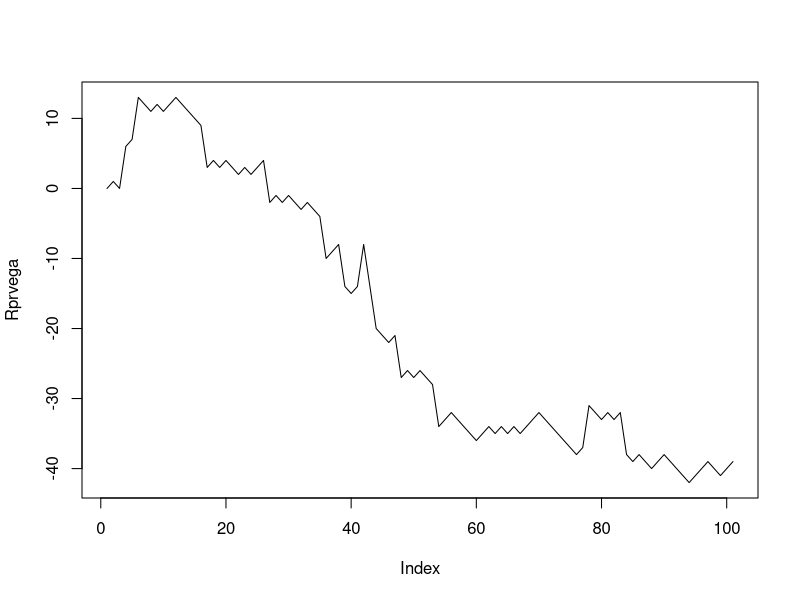
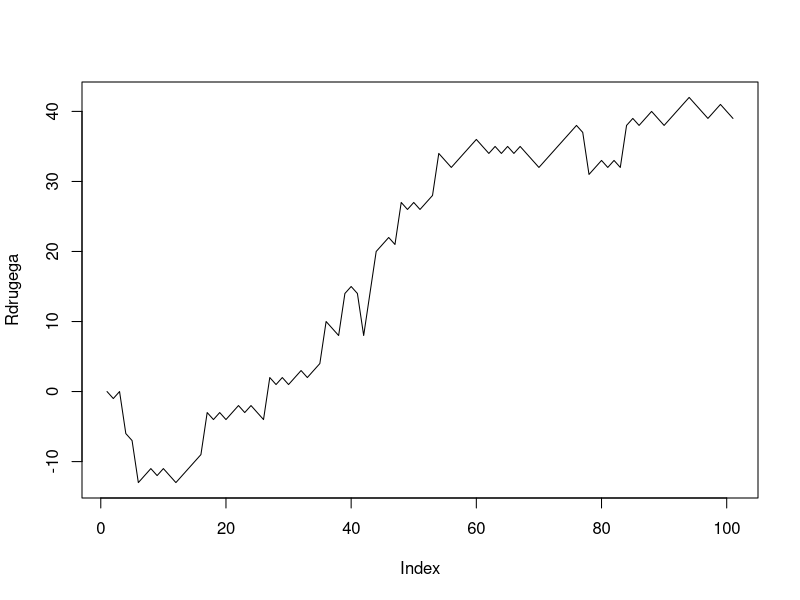
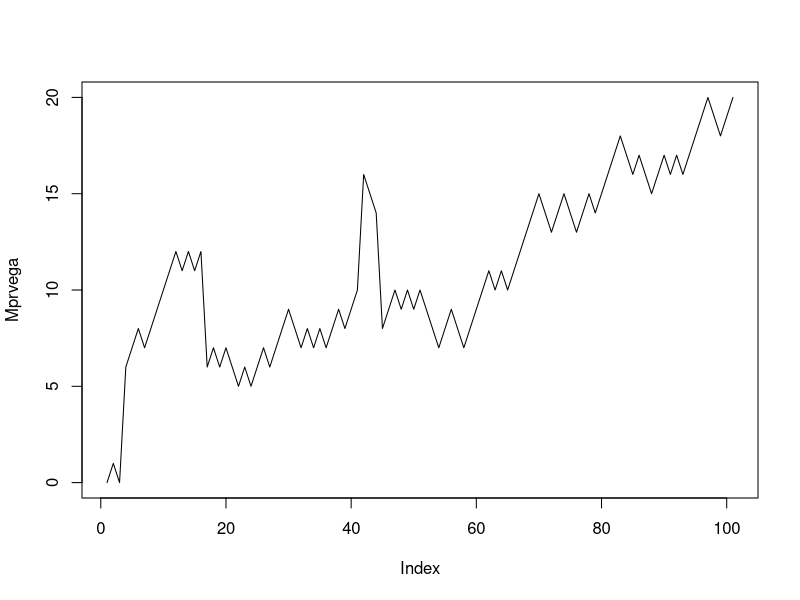
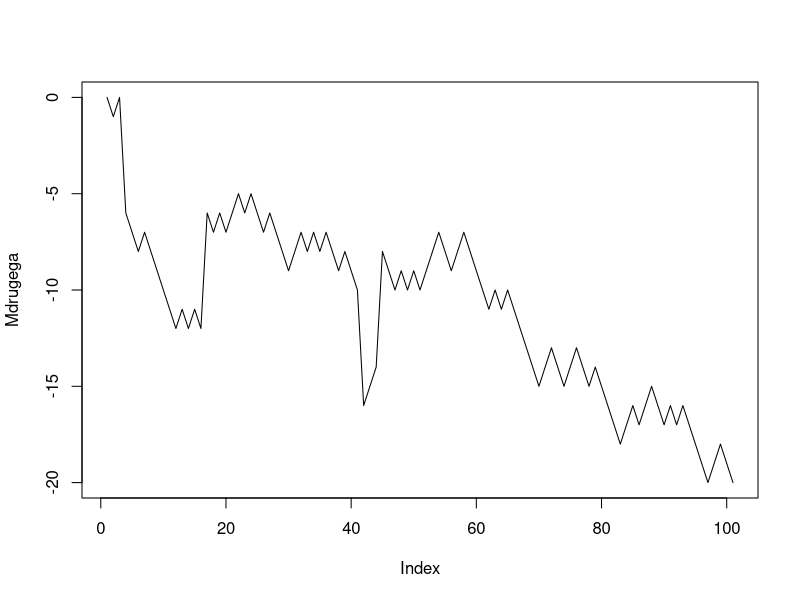
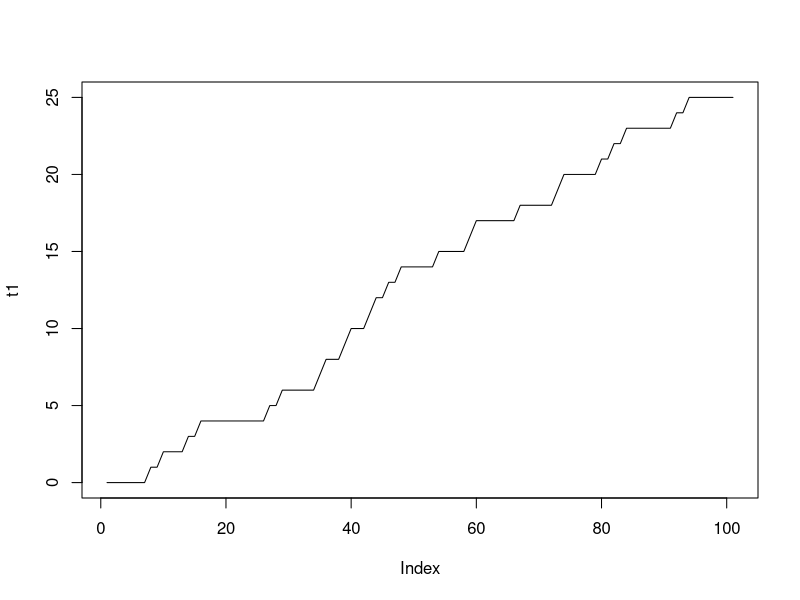

R code for these plots, in order:
#Generiramo izide neodvisnih slučjanih spremenljivk X in Y, ki sta porazdeljeni enakomerno na 
#intervalu [0,1]
X <- runif(100, min=0, max=1)
Y <- runif(100, min=0, max=1)

#La Relance
R1 <- c() #dobiček/izguba posamezne igre 1.igralca
R2 <- c() #dobiček/izguba posamezne igre 2.igralca
Rprvega <- c(0) #Spreminjaje dobička skozi igre 1.igralca
Rdrugega <- c(0) #Spreminjaje dobička skozi igre 2.igralca
B <- 5 #predpostavimo, da je B=1
V1 <- -(B^2)/(B+2)^2 #vrednost igre za 1.igralca 
c1 <- B/(B+2) #mejna vrednost za stavo 
Z1 <- 0 #število zmag 1.igralca
Z2 <- 0 #število zmag 2.igralca

for (i in 1:length(X)){
  if (X[i] > c1^2){
    if (Y[i] > c1){
      if (X[i] > Y[i]){
        R1[i] = (B+1)
        Rprvega[i+1] = Rprvega[i]+(B+1)
        R2[i] = -(B+1)
        Rdrugega[i+1] = Rdrugega[i]-(B+1)
        Z1 = Z1+1}
      else{
        R1[i] = -(B+1)
        Rprvega[i+1] = Rprvega[i]-(B+1)
        R2[i] = (B+1)
        Rdrugega[i+1] = Rdrugega[i]+(B+1)
        Z2 = Z2+1}}
    else{
      R1[i] = 1 
      Rprvega[i+1] = Rprvega[i]+1
      R2[i] = -1
      Rdrugega[i+1] = Rdrugega[i]-1
      Z1 = Z1+1}
  }else{
    R1[i] = -1
    Rprvega[i+1] = Rprvega[i]-1
    R2[i] = 1 
    Rdrugega[i+1] = Rdrugega[i]+1
    Z2 = Z2+1
  }}

plot(Rprvega,type='l')
plot(Rdrugega,type='l')

Dobicek1 <- sum(R1)
Dobicek2 <- sum(R2)

#Von Neumman
M1 <- c() #dobiček/izguba posamezne igre 1.igralca
M2 <- c() #dobiček/izguba posamezne igre 2.igralca
Mprvega <- c(0) #Spreminjaje dobička skozi igre 1.igralca
Mdrugega <- c(0) #Spreminjaje dobička skozi igre 2.igralca
V2 <- B/((B+1)*(B+4))
a <- B/((B+1)*(B+4))
b <- (B^2+4*B+2)/((B+1)*(B+4))
c <- (B*(B+3))/((B+1)*(B+4))
W1 <- 0 #število zmag 1.igralca
W2 <- 0 #število zmag 2.igralca

for (j in 1:length(X)){
  if (X[j] > b | X[j] < a){
    if (Y[j] > c){
      if (X[j] > Y[j]){
        M1[j] = (B+1)
        M2[j] = -(B+1)
        Mprvega[j+1] = Mprvega[j]+(B+1)
        Mdrugega[j+1] = Mdrugega[j]-(B+1)
        W1 = W1+1}
      else{
        M1[j] = -(B+1)
        M2[j] = (B+1)
        Mprvega[j+1] = Mprvega[j]-(B+1)
        Mdrugega[j+1] = Mdrugega[j]+(B+1)
        W2 = W2+1}}
    else{
      M1[j] = 1 
      M2[j] = -1
      Mprvega[j+1] = Mprvega[j]+1
      Mdrugega[j+1] = Mdrugega[j]-1
      W1 = W1+1}
  }else{
    if (X[j] > Y[j]){
      M1[j] = 1
      M2[j] = -1
      Mprvega[j+1] = Mprvega[j]+1
      Mdrugega[j+1] = Mdrugega[j]-1
      W1 = W1+1}
    else{
      M1[j] = -1
      M2[j] = 1
      Mprvega[j+1] = Mprvega[j]-1
      Mdrugega[j+1] = Mdrugega[j]+1
      W2 = W2+1} 
  }}

plot(Mprvega,type='l')
plot(Mdrugega,type='l')

DobicekPrvega <- sum(M1)
DobicekDrugega <- sum(M2)

#Primerjava modelov
t <- c()
t1 <- c(0)

for (k in 1:length(R1)){
  if (R1[k] < M1[k]) {
    t[k] = 1
    t1[k+1]=t1[k]+1
  }else {
    t[k] = 0
    t1[k+1]=t1[k]
  }
}

T=sum(t)
plot(t1,type='l')
